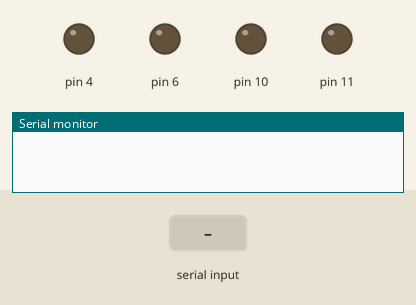
Simulated run of this sketch. Board: Arduino Uno, built with avr-gcc and run on an emulated ATmega328P. Shown: output pins drawn as LEDs (lit = HIGH), the last lines printed to the serial monitor. The test bench sets the inputs (shaded band).

Above: at 1.2 s.
1.3 s: "F" received over Serial
At 2.2 s:
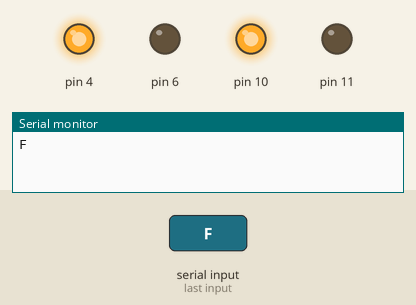
2.8 s: "R" received over Serial
At 3.3 s:
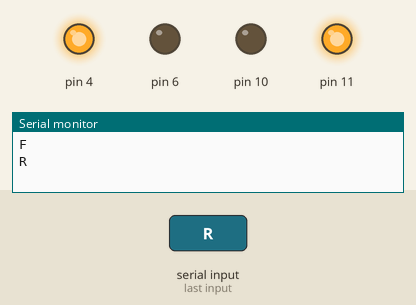
4.3 s: "L" received over Serial
At 5.5 s:
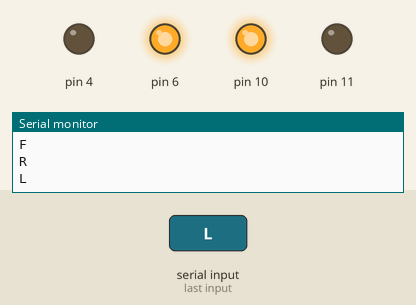
5.8 s: "G" received over Serial
At 6.8 s:
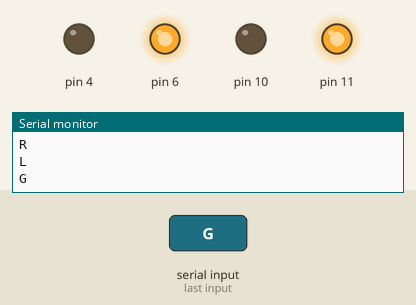
Timing chart, 0 to 8.3 s (numbered marks = the images above; inputs shaded):
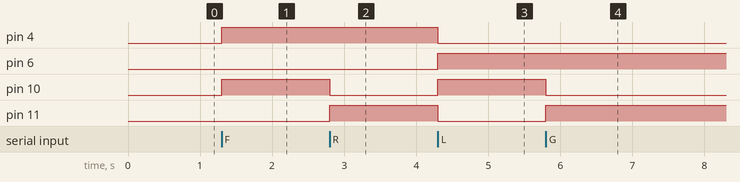

The sketch:

codeforcar.ino
```cpp
// int rightIR=2;// purple wire
// int leftIR=3;// black wire
// 5th pin 3 and 4th mototr red
//9th pin 1 and 2 motor dark green
char input;     // to store input character received via BT.

void setup()
{
  Serial.begin(9600);
  pinMode(4, OUTPUT);
  pinMode(6, OUTPUT);
  pinMode(10, OUTPUT);
  pinMode(11, OUTPUT);
  // pinMode(2,INPUT);
  // pinMode(3,INPUT);
}

void loop()
{

  while(Serial.available())
  {
    input =Serial.read();
    Serial.println(input);
    if(input == 'F')
    {
      forward();
    }

    else if (input== 'R')
    {
      right();

    }

    else if (input== 'L')
    {
      left();
    }

    else if (input== 'G')
    {
      backward();

    }
    else if (input== 'S')
    {
      stop();

    }
  }

}
void forward()
  {
  digitalWrite(6, LOW  );
  digitalWrite(4, HIGH);
  digitalWrite(10, HIGH);
  digitalWrite(11, LOW);
}

void stop()
  {
  digitalWrite(6, LOW );
  digitalWrite(4, LOW);
  digitalWrite(10, LOW);
  digitalWrite(11, LOW);
}

void backward()
  {
  digitalWrite(6, HIGH  );
  digitalWrite(4, LOW);
  digitalWrite(10, LOW);
  digitalWrite(11, HIGH);
}

void right()
  {
    digitalWrite(6, LOW );
  digitalWrite(4, HIGH);
  digitalWrite(10, LOW);
  digitalWrite(11, HIGH);

}

void left()
  {

  digitalWrite(6, HIGH  );
  digitalWrite(4, LOW);
  digitalWrite(10, HIGH);
  digitalWrite(11, LOW);
}
```

Measured:
- after the input at 1.3 s, pin 4, pin 10: LOW → HIGH at once
- after the input at 2.8 s, pin 10: HIGH → LOW at once; pin 11: LOW → HIGH at once
- after the input at 4.3 s, pin 4, pin 11: HIGH → LOW at once; pin 6, pin 10: LOW → HIGH at once
- after the input at 5.8 s, pin 10: HIGH → LOW at once; pin 11: LOW → HIGH at once
